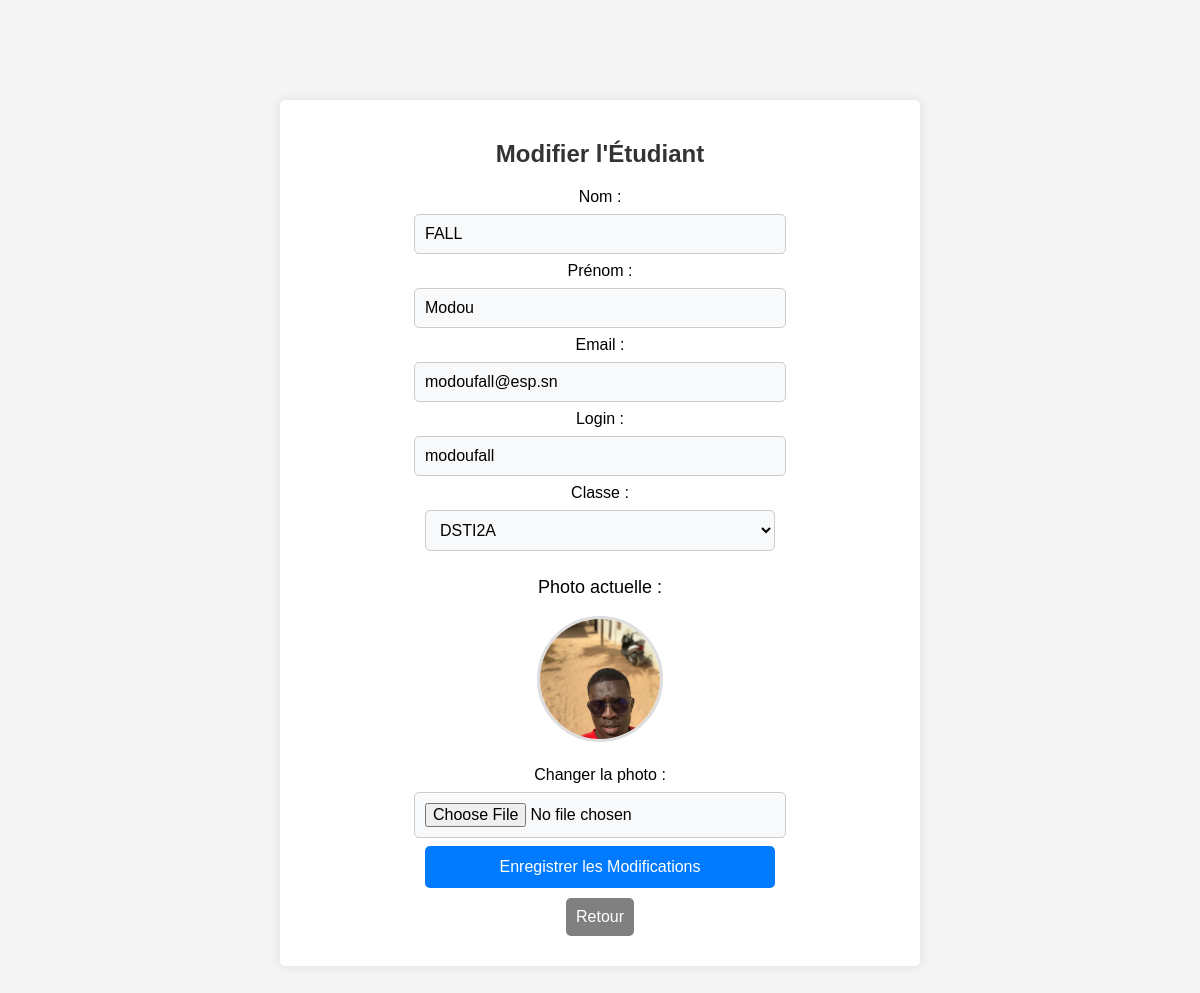
The app's page /modifier_etudiant.php?id=6 (signed in) with its own data.
### tables this page shows
CREATE TABLE `etudiants` (
  `id` int(11) NOT NULL AUTO_INCREMENT,
  `nom` varchar(100) NOT NULL,
  `prenom` varchar(100) NOT NULL,
  `email` varchar(100) NOT NULL,
  `login` varchar(50) NOT NULL,
  `motdepasse` varchar(255) NOT NULL,
  `classe_id` int(11) NOT NULL,
  `photo` varchar(255) DEFAULT NULL,
  PRIMARY KEY (`id`),
  UNIQUE KEY `email` (`email`),
  UNIQUE KEY `login` (`login`),
  KEY `classe_id` (`classe_id`),
  CONSTRAINT `etudiants_ibfk_1` FOREIGN KEY (`classe_id`) REFERENCES `classes` (`id`) ON DELETE CASCADE
);

CREATE TABLE `classes` (
  `id` int(11) NOT NULL AUTO_INCREMENT,
  `nom` varchar(100) NOT NULL,
  PRIMARY KEY (`id`),
  UNIQUE KEY `nom` (`nom`)
);

### modifier_etudiant.php (the view, shortened to what this page needs)
<?php
include 'config.php';
$etudiant_id = $_GET['id'];
try {
    $stmt = $pdo->prepare("SELECT * FROM etudiants WHERE id = ?");
    $stmt->execute([$etudiant_id]);
    $etudiant = $stmt->fetch();
    $stmt = $pdo->query("SELECT * FROM classes");
    $classes = $stmt->fetchAll();
} catch (PDOException $e) {
    die("Erreur : " . $e->getMessage());
}
?>
<!DOCTYPE html>
<html lang="fr">
<head>
    <link rel="stylesheet" href="style.css">
</head>
<body>
    <div class="container">
        <h2>Modifier l'Étudiant</h2>
        <form action="modifier_etudiant.php?id=<?= $etudiant_id ?>" method="POST" enctype="multipart/form-data">
            <label>Nom :</label>
            <input type="text" name="nom" value="<?= $etudiant['nom'] ?>" required>
            <label>Prénom :</label>
            <input type="text" name="prenom" value="<?= $etudiant['prenom'] ?>" required>
            <label>Email :</label>
            <input type="email" name="email" value="<?= $etudiant['email'] ?>" required>
            <label>Login :</label>
            <input type="text" name="login" value="<?= $etudiant['login'] ?>" required>
            <label>Classe :</label>
            <select name="classe_id" required>
                <?php foreach ($classes as $classe) { ?>
                    <option value="<?= $classe['id'] ?>" <?= ($etudiant['classe_id'] == $classe['id']) ? 'selected' : '' ?>>
                        <?= $classe['nom'] ?>
                    </option>
                <?php } ?>
            </select>
            <?php if (!empty($etudiant['photo'])) { ?>
                <div class="photo-container">
                    <p>Photo actuelle :</p>
                    <img src="<?= $etudiant['photo'] ?>" alt="Photo de profil" class="profil-photo">
                </div>
            <?php } ?>
            <label>Changer la photo :</label>
            <input type="file" name="photo">
            <button type="submit">Enregistrer les Modifications</button>
        </form>
        <a href="liste_etudiants.php" class="btn btn-secondary">Retour</a>
    </div>
</body>
</html>

### style.css (style rules this page uses)
body { font-family: Arial, sans-serif; background-color: #f4f4f4; text-align: center; margin: 0; padding: 0; }
.container { width: 50%; margin: 100px auto; padding: 20px; background: white; box-shadow: 0px 0px 10px rgba(0, 0, 0, 0.1); border-radius: 5px; text-align: center; }
h1, h2, h3 { color: #333; }
p { font-size: 18px; }
.btn { display: inline-block; padding: 10px 20px; margin: 10px; background: #007BFF; color: white; text-decoration: none; border-radius: 5px; font-size: 16px; border: none; cursor: pointer; transition: background 0.3s ease; }
.btn-secondary { background-color: gray; text-decoration: none; color: white; border-radius: 5px; padding: 10px; display: inline-block; margin-top: 10px; }
.container form { display: flex; flex-direction: column; align-items: center; width: 100%; max-width: 350px; margin: auto; }
.container input, .container select, .container textarea { width: 100%; padding: 10px; margin: 8px 0; border: 1px solid #ccc; border-radius: 5px; font-size: 16px; background-color: #f8f9fa; }
button, .btn-primary { width: 100%; max-width: 350px; background: #007BFF; color: white; padding: 12px; border: none; cursor: pointer; border-radius: 5px; font-size: 16px; transition: background 0.3s ease; }
.photo-container { text-align: center; margin-bottom: 20px; }
.profil-photo { width: 120px; height: 120px; border-radius: 50%; object-fit: cover; border: 3px solid #ddd; }

### records on screen
etudiants: nom "FALL", prenom "Modou", email "modoufall@esp.sn", login "modoufall", classe_id "DSTI2A", photo (picture)
